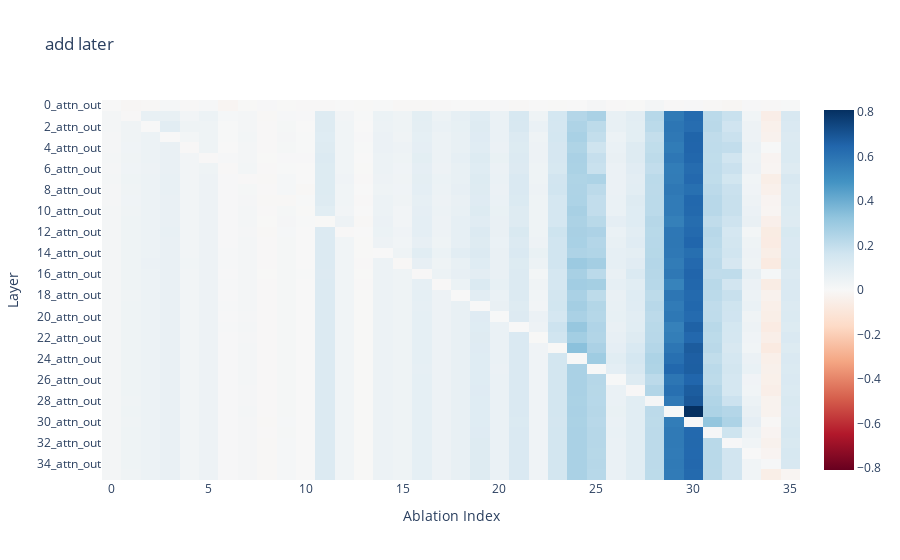

This figure's notebook cell:
### Code cell
def plot_compensatory_effect_by_layer(results, attribution_type="attn", ablation_type="attn", use_target=True, subtract_clean_run=True):
    # labels, target_residual_clean_logit, mle_residual_corrupted_logit, target_residual_clean_logit, mle_residual_clean_logit
    layer_names = results[0]["layer_names"]
    disp_layer_names = [l for l in layer_names if attribution_type in l]
    idx_of_interest = torch.tensor([attribution_type in l in l for l in layer_names])
    attn_idx = torch.tensor(["attn" in l in l for l in layer_names])
    
    n_ablations = results[0]["ablate_direct_effect_on_target"].shape[0]
    
    
    all_compensatory_effect = torch.zeros((len(results), n_ablations, len(disp_layer_names)))    
    
    
    for i,result in enumerate(results):
        
        if use_target: 
            ablate_direct_effect_all_layers = result["ablate_direct_effect_on_target"]
            unembed_direct_effect_all_layers = result["target_direct_effect"]
        else: 
            ablate_direct_effect_all_layers = result["ablate_direct_effect_on_mle"]
            unembed_direct_effect_all_layers = result["mle_direct_effect"] 
            
            
        ablate_direct_effect = ablate_direct_effect_all_layers[:,idx_of_interest]
        unembed_direct_effect = unembed_direct_effect_all_layers[idx_of_interest]

        #calculate compensatory response
        compensatory_response = torch.zeros((n_ablations, all_compensatory_effect.shape[-1]))
        
        for idx in range(n_ablations): 
            if subtract_clean_run: 
                ablate_direct_effect_all_layers = ablate_direct_effect[idx] - unembed_direct_effect
            else: 
                ablate_direct_effect_all_layers = ablate_direct_effect[idx]

            compensatory_response[idx] = (ablate_direct_effect_all_layers)
                
        
        all_compensatory_effect[i] = compensatory_response
    
    all_compensatory_effect = all_compensatory_effect.mean(dim=0)
    
    imshow(all_compensatory_effect,y=disp_layer_names,labels={"x":"Ablation Index", "y":"Layer"}, title="add later")
    
plot_compensatory_effect_by_layer(results_attn_CE, attribution_type="attn", ablation_type="attn", use_target=True, subtract_clean_run=True)

### Figure 1 — Plotly figure (JSON) as saved in the notebook; plotly's stock layout.template omitted (floating-point values rounded to 4 significant figures; data arrays with more than 128 entries replaced by an {"elided": "..."} marker saying what was removed)
{"data": [{"coloraxis": "coloraxis", "hovertemplate": "Ablation Index: %{x}<br>Layer: %{y}<br>color: %{z}<extra></extra>", "name": "0", "type": "heatmap", "xaxis": "x", "y": ["0_attn_out", "1_attn_out", "2_attn_out", "3_attn_out", "4_attn_out", "5_attn_out", "6_attn_out", "7_attn_out", "8_attn_out", "9_attn_out", "10_attn_out", "11_attn_out", "12_attn_out", "13_attn_out", "14_attn_out", "15_attn_out", "16_attn_out", "17_attn_out", "18_attn_out", "19_attn_out", "20_attn_out", "21_attn_out", "22_attn_out", "23_attn_out", "24_attn_out", "25_attn_out", "26_attn_out", "27_attn_out", "28_attn_out", "29_attn_out", "30_attn_out", "31_attn_out", "32_attn_out", "33_attn_out", "34_attn_out", "35_attn_out"], "yaxis": "y", "z": {"elided": "36x36 float values"}}], "layout": {"autosize": true, "coloraxis": {"cmid": 0, "colorscale": [[0, "rgb(103,0,31)"], [0.1, "rgb(178,24,43)"], [0.2, "rgb(214,96,77)"], [0.3, "rgb(244,165,130)"], [0.4, "rgb(253,219,199)"], [0.5, "rgb(247,247,247)"], [0.6, "rgb(209,229,240)"], [0.7, "rgb(146,197,222)"], [0.8, "rgb(67,147,195)"], [0.9, "rgb(33,102,172)"], [1, "rgb(5,48,97)"]]}, "title": {"text": "add later"}, "xaxis": {"anchor": "y", "autorange": true, "constrain": "domain", "domain": [0, 1], "range": [-0.5, 35.5], "scaleanchor": "y", "title": {"text": "Ablation Index"}}, "yaxis": {"anchor": "x", "autorange": true, "constrain": "domain", "domain": [0, 1], "range": [35.5, -0.5], "title": {"text": "Layer"}, "type": "category"}}}
